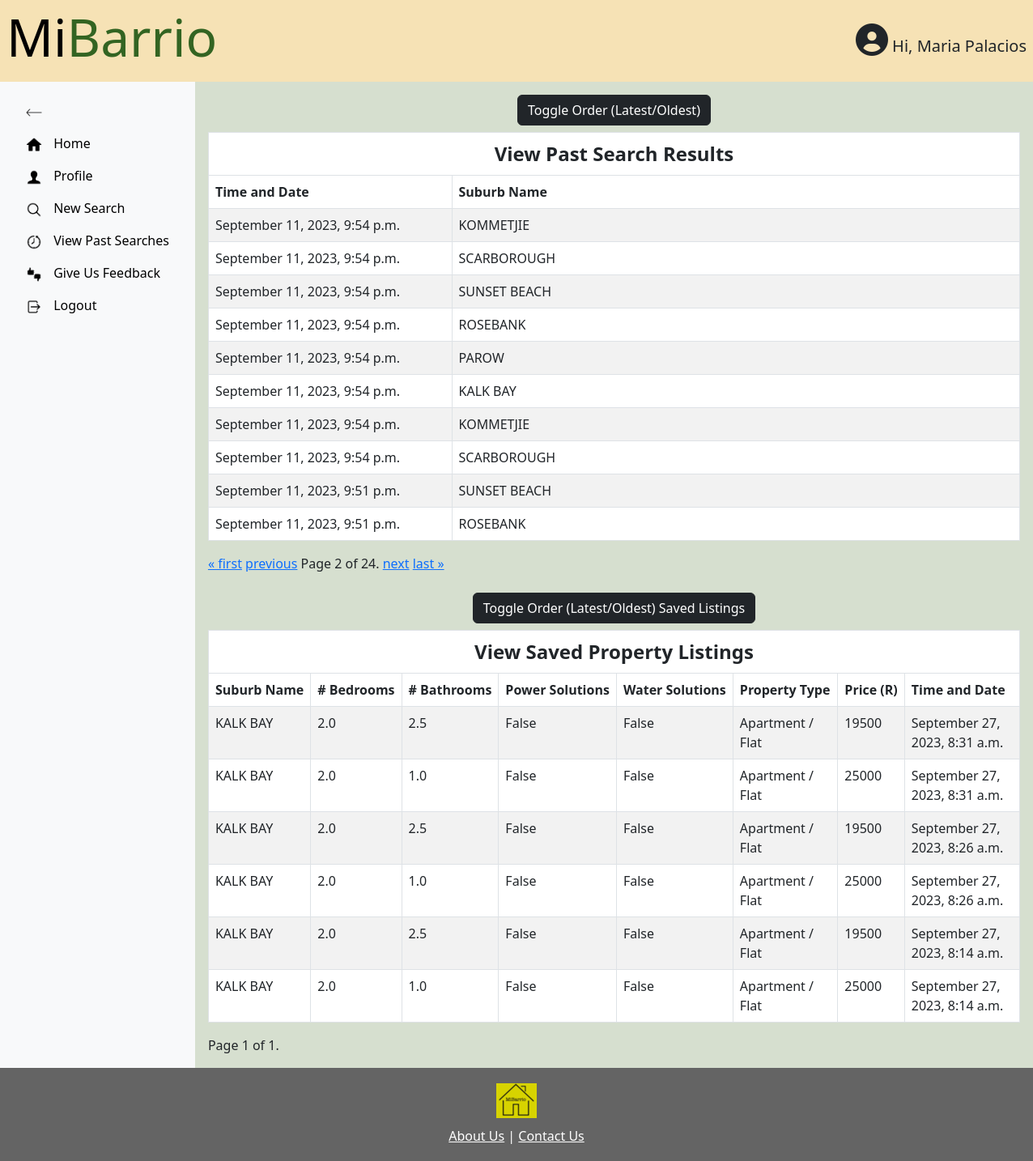
Page /viewPastSearches?page=2 (signed in) on the committed database.
### MiBarrioApp/models.py (models this page shows)
class CustomUser(AbstractBaseUser, PermissionsMixin):
    objects = CustomUserManager()
    userID = models.AutoField(primary_key=True)
    first_name = models.CharField(max_length=255)
    last_name = models.CharField(max_length=255)
    username = models.CharField(max_length=255, unique=True)
    password = models.CharField(max_length=255)
    email = models.EmailField(unique=True)
    is_admin = models.BooleanField(default=False)
    is_staff = models.BooleanField(default=False)
    is_superuser = models.BooleanField(default=False)
    USERNAME_FIELD = 'username'
    REQUIRED_FIELDS = ['first_name', 'last_name', 'email']

class Searches(models.Model):
    searchID = models.AutoField(primary_key=True)
    user = models.ForeignKey(CustomUser, on_delete=models.CASCADE)
    search_profileID = models.ForeignKey(SearchProfiles, on_delete=models.CASCADE)
    search_parameters = models.TextField()
    search_timestamp = models.DateTimeField(auto_now_add=True)

class Suburbs(models.Model):
    suburbID = models.AutoField(primary_key=True)
    city = models.ForeignKey(Cities, on_delete=models.CASCADE)
    name = models.CharField(max_length=255)
    coordinates = models.TextField()

class Properties(models.Model):
    propertyID = models.AutoField(primary_key=True)
    user = models.ForeignKey(CustomUser, on_delete=models.CASCADE)
    suburb = models.ForeignKey(Suburbs, on_delete=models.CASCADE)
    property_search_parameters = models.TextField()
    num_of_bedrooms = models.FloatField()
    num_of_bathrooms = models.FloatField()
    has_power_solutions = models.BooleanField()
    has_water_solutions = models.BooleanField()
    property_type = models.CharField(max_length=255)
    search_timestamp = models.DateTimeField(auto_now_add=True)

### MiBarrioApp/views.py (the view)
# urls.py: path('viewPastSearches', views.view_past_searches_view, name = "viewPastSearches"),
@login_required
def view_past_searches_view(request):
    if not request.user.is_authenticated:
        return redirect('MiBarrioApp:login')
    user_searches = Searches.objects.filter(user=request.user).order_by('-search_timestamp')
    past_searches_data = [
        {
            "timestamp": search.search_timestamp,
            "suburb": SearchResult.suburb.name  # Assuming `Suburb` model has a field `name`
        }
        for search in user_searches
        for SearchResult in SearchResults.objects.filter(search=search)
    ]
    paginator = Paginator(past_searches_data, 10)  # Show 10 results per page
    page_number = request.GET.get('page')
    page_obj = paginator.get_page(page_number)
    saved_properties = Properties.objects.filter(user=request.user).order_by('-search_timestamp')
    saved_properties_data = [
        {
            "suburb": property.suburb.name,  # Assuming suburb is a ForeignKey and has a field name
            "num_of_bedrooms": property.num_of_bedrooms,
            "num_of_bathrooms": property.num_of_bathrooms,
            "has_power_solutions": property.has_power_solutions,
            "has_water_solutions": property.has_water_solutions,
            "property_type": property.property_type,
            "search_timestamp": property.search_timestamp,
            "sale_price": None if not hasattr(property, 'propertiestobuy') else property.propertiestobuy.sale_price,
            "rental_price": None if not hasattr(property, 'propertiestorent') else property.propertiestorent.rental_price,
        }
        for property in saved_properties
    ]
    saved_properties_paginator = Paginator(saved_properties_data, 15)  # Show 15 properties per page
    saved_properties_page_number = request.GET.get('saved_properties_page')
    saved_properties_page_obj = saved_properties_paginator.get_page(saved_properties_page_number)
    return render(request, 'viewPastSearches.html', {
        'page_obj': page_obj,  # Your existing paginated data
        'saved_properties_page_obj': saved_properties_page_obj,  # New paginated data for saved properties
    })

### MiBarrioApp/context_processors.py (called while the page is built)
def show_user_info(request):
    user_info_pages = [
        'home', 'profile', 'newSearch', 'newSearch2', 'newSearch3',
        'viewPastSearches', 'feedback'
    ]
    return {
        'show_user_info': request.resolver_match.url_name in user_info_pages
    }

### MiBarrioApp/templates/viewPastSearches.html (shortened to what this page needs)
{% extends 'base.html' %}
{% load static %}
{% block content %}
<div class="d-flex">
  <div id="sidebar" class="p-3 bg-light">
    <ul class="nav flex-column">
      <li class="nav-item">
        <a id="toggleSidebar" class="nav-link" href="#">
          <img src="{% static 'icons/icons8-left-arrow-100.png' %}" alt="Reduce" height="20px">
        </a>
      </li>
      <div id="sidebarMenu" class="show">
        <li class="nav-item">
          <a class="nav-link" href="{% url 'MiBarrioApp:home' %}">
            <img src="{% static 'icons/icons8-home-96.png' %}" alt="Home" height="20px">
            <span class="nav-text"> Home</span>
          </a>
        </li>
        <li class="nav-item">
          <a class="nav-link" href="{% url 'MiBarrioApp:profile' %}">
            <img src="{% static 'icons/icons8-customer-90.png' %}" alt="Profile" height="20px">
            <span class="nav-text"> Profile</span>
          </a>
        </li>
        <li class="nav-item">
          <a class="nav-link" href="{% url 'MiBarrioApp:newSearch' %}">
            <img src="{% static 'icons/icons8-search-90.png' %}" alt="New Search" height="20px">
            <span class="nav-text"> New Search</span>
          </a>
        </li>
        <li class="nav-item">
          <a class="nav-link" href="{% url 'MiBarrioApp:viewPastSearches' %}">
            <img src="{% static 'icons/icons8-time-machine-90.png' %}" alt="View Past Searches" height="20px">
            <span class="nav-text"> View Past Searches</span>
          </a>
        </li>
        <li class="nav-item">
          <a class="nav-link" href="{% url 'MiBarrioApp:feedback' %}">
            <img src="{% static 'icons/icons8-thumbs-up-down-90.png' %}" alt="Give Us Feedback" height="20px">
            <span class="nav-text"> Give Us Feedback</span>
          </a>
        </li>
        <li class="nav-item">
          <a class="nav-link" href="{% url 'MiBarrioApp:logout' %}">
            <img src="{% static 'icons/icons8-logout-96.png' %}" alt="Logout" height="20px">
            <span class="nav-text"> Logout</span>
          </a>
        </li>
      </div>
    </ul>
  </div>
  <div class="container-fluid p-3">
    <div class="row">
      <div class="col-md-12">
        <button id="toggleOrder" class="btn btn-info btn-dark mb-2">Toggle Order (Latest/Oldest)</button>
        <div class="table-responsive">
          <table class="table table-striped table-bordered">
            <thead class="thead-dark">
              <tr>
                <th colspan="2" style="text-align:center; font-size:1.5em;">View Past Search Results</th>
              </tr>
              <tr>
                <th style="width:30%;">Time and Date</th>
                <th style="width:70%;">Suburb Name</th>
              </tr>
            </thead>
            <tbody>
              {% for search_data in page_obj %}
              <tr>
                <td>{{ search_data.timestamp|date:"F j, Y, P" }}</td>
                <td>{{ search_data.suburb }}</td>
              </tr>
              {% endfor %}
            </tbody>
          </table>
        </div>
        <div class="pagination">
          <span class="step-links">
            {% if page_obj.has_previous %}
            <a href="?page=1">&laquo; first</a>
            <a href="?page={{ page_obj.previous_page_number }}">previous</a>
            {% endif %}
            <span class="current">
              Page {{ page_obj.number }} of {{ page_obj.paginator.num_pages }}.
            </span>
            {% if page_obj.has_next %}
            <a href="?page={{ page_obj.next_page_number }}">next</a>
            <a href="?page={{ page_obj.paginator.num_pages }}">last &raquo;</a>
            {% endif %}
          </span>
        </div>
        <br>
        <button id="toggleOrderSaved" class="btn btn-info btn-dark mb-2">Toggle Order (Latest/Oldest) Saved
          Listings</button>
        <div class="table-responsive">
          <table class="table table-striped table-bordered">
            <thead class="thead-dark">
              <tr>
                <th colspan="8" style="text-align:center; font-size:1.5em;">View Saved Property Listings</th>
              </tr>
              <tr>
                <th>Suburb Name</th>
                <th># Bedrooms</th>
                <th># Bathrooms</th>
                <th>Power Solutions</th>
                <th>Water Solutions</th>
                <th>Property Type</th>
                <th>Price (R)</th>
                <th>Time and Date</th>
              </tr>
            </thead>
            <tbody>
              {% for property in saved_properties_page_obj %}
              <tr>
                <td>{{ property.suburb }}</td>
                <td>{{ property.num_of_bedrooms }}</td>
                <td>{{ property.num_of_bathrooms }}</td>
                <td>{{ property.has_power_solutions }}</td>
                <td>{{ property.has_water_solutions }}</td>
                <td>{{ property.property_type }}</td>
                <td>
                  {% if property.sale_price %}
                  {{ property.sale_price }}
                  {% elif property.rental_price %}
                  {{ property.rental_price }}
                  {% endif %}
                </td>
                <td>{{ property.search_timestamp|date:"F j, Y, P" }}</td>
              </tr>
              {% endfor %}
            </tbody>
          </table>
        </div>
        <div class="pagination">
          <span class="step-links">
            <span class="current">
              Page {{ saved_properties_page_obj.number }} of {{ saved_properties_page_obj.paginator.num_pages }}.
            </span>
          </span>
        </div>
      </div>
    </div>
  </div>
</div>
{% endblock %}

### MiBarrioApp/templates/base.html (shortened to what this page needs)
{% load static %}
<!DOCTYPE html>
<html lang="en">
<head>
  <link href="https://cdn.jsdelivr.net/npm/bootstrap@5.3.0/dist/css/bootstrap.min.css" rel="stylesheet"
>
  <link rel="stylesheet" type="text/css" href="{% static 'css/style.css' %}" />
  <link rel="stylesheet" href="https://unpkg.com/leaflet@1.7.1/dist/leaflet.css" />
  <link rel="stylesheet" href="https://cdnjs.cloudflare.com/ajax/libs/font-awesome/6.0.0-beta3/css/all.min.css">
</head>
<body>
  <div class="wrapper">
    <div class="header">
      <h1 class="display-3">
        <a href="{% url 'MiBarrioApp:home' %}" style="text-decoration: none; color: inherit;">
          <span id="mi">Mi</span><span id="barrio">Barrio</span>
        </a>
      </h1>
      {% if user.is_authenticated and show_user_info %}
      <div class="user-info">
        <i class="fas fa-user-circle fa-2x"></i>
        Hi, {{ user.first_name }} {{ user.last_name }}
      </div>
      {% endif %}
    </div>
    {% block content %}
    {% endblock %}
  </div>
  <footer class="footer">
    <img src="{% static 'logo.png' %}" alt="Logo" class="footer-logo">
    <div class="footer-links">
      <a href="{% url 'MiBarrioApp:aboutUs' %}">About Us</a> | <a href="{% url 'MiBarrioApp:contactUs' %}">Contact
        Us</a>
    </div>
  </footer>
</body>
</html>

### MiBarrioApp/static/css/style.css (style rules this page uses)
* { margin: 0; padding: 0; box-sizing: border-box; }
html, body { height: 100%; display: flex; flex-direction: column; text-align: center; background: rgb(214,223,207); }
.header { height: min-content; background: rgb(246,226, 181); text-align: left; padding-left: 17px ; padding: 0.5em; display: flex; justify-content: space-between; align-items: center; }
.user-info { font-size: 20px; }
.table th, .table td { text-align: left; }
.wrapper { flex: 1 0 auto; background: rgb(214,223,207); }
.footer { flex-shrink: 0; text-align: center; background: rgb(100,100,100); padding: 1.5%; }
.footer-links { margin-top: 10px; color: white; }
.footer-links a { color: inherit; }
.footer-logo { width: auto; height: auto; display: block; margin: 0 auto; }
.nav-item { flex-grow: 1; text-align: left; min-width: 0; }
.nav-item a { white-space: nowrap; color: black; }
.d-flex { display: flex; flex-grow: 1; flex-direction: row; }
.nav-link img { margin-right: 10px; vertical-align: middle; transition: margin 0.3s; }
table thead th { white-space: nowrap; background-color: rgb(234, 236, 239); }
#sidebar, #content { flex-grow: 1; flex-shrink: 0; }
#mi { color: black; }
#barrio { color: rgb(51, 100, 34); }
#sidebar { transition: width 0.5s; overflow: hidden; white-space: nowrap; }

### rows in the picture
CustomUser: first_name "Maria", last_name "Palacios"
Searches: timestamp "September 11, 2023, 9:54 p.m." "September 11, 2023, 9:54 p.m."
Suburbs: suburb "KOMMETJIE" "KOMMETJIE"
Suburbs: suburb "SCARBOROUGH" "SCARBOROUGH"
Searches: timestamp "September 11, 2023, 9:54 p.m." "September 11, 2023, 9:54 p.m." "September 11, 2023, 9:54 p.m." "September 11, 2023, 9:54 p.m." "September 11, 2023, 9:54 p.m." "September 11, 2023, 9:54 p.m."
Suburbs: suburb "SUNSET BEACH" "SUNSET BEACH"
Suburbs: suburb "ROSEBANK" "ROSEBANK"
Suburbs: suburb "PAROW"
Suburbs: suburb "KALK BAY", suburb "KALK BAY" "KALK BAY" "KALK BAY" "KALK BAY" "KALK BAY" "KALK BAY"
Searches: timestamp "September 11, 2023, 9:51 p.m." "September 11, 2023, 9:51 p.m."
Properties: num_of_bedrooms "2.0", num_of_bathrooms "2.5", property_type "Apartment / Flat", search_timestamp "September 27, 2023, 8:31 a.m."
Properties: num_of_bedrooms "2.0", num_of_bathrooms "1.0", property_type "Apartment / Flat", search_timestamp "September 27, 2023, 8:31 a.m."
Properties: num_of_bedrooms "2.0", num_of_bathrooms "2.5", property_type "Apartment / Flat", search_timestamp "September 27, 2023, 8:26 a.m."
Properties: num_of_bedrooms "2.0", num_of_bathrooms "1.0", property_type "Apartment / Flat", search_timestamp "September 27, 2023, 8:26 a.m."
Properties: num_of_bedrooms "2.0", num_of_bathrooms "2.5", property_type "Apartment / Flat", search_timestamp "September 27, 2023, 8:14 a.m."
Properties: num_of_bedrooms "2.0", num_of_bathrooms "1.0", property_type "Apartment / Flat", search_timestamp "September 27, 2023, 8:14 a.m."

### other values in the picture
{{ page_obj.number }} "2"
{{ page_obj.paginator.num_pages }} "24"
{{ property.has_power_solutions }} "False" "False" "False" "False" "False" "False"
{{ property.has_water_solutions }} "False" "False" "False" "False" "False" "False"
{{ property.rental_price }} "19500" "25000" "19500" "25000" "19500" "25000"
{{ saved_properties_page_obj.number }} "1"
{{ saved_properties_page_obj.paginator.num_pages }} "1"
